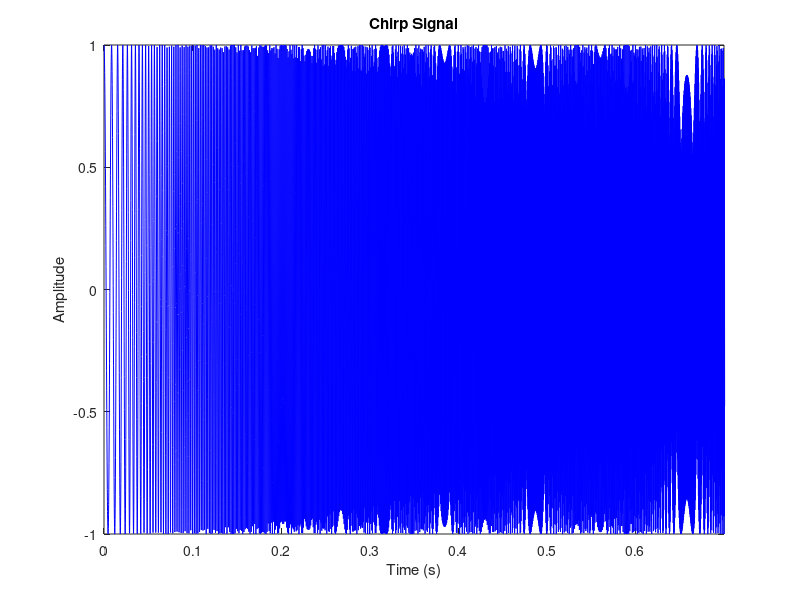
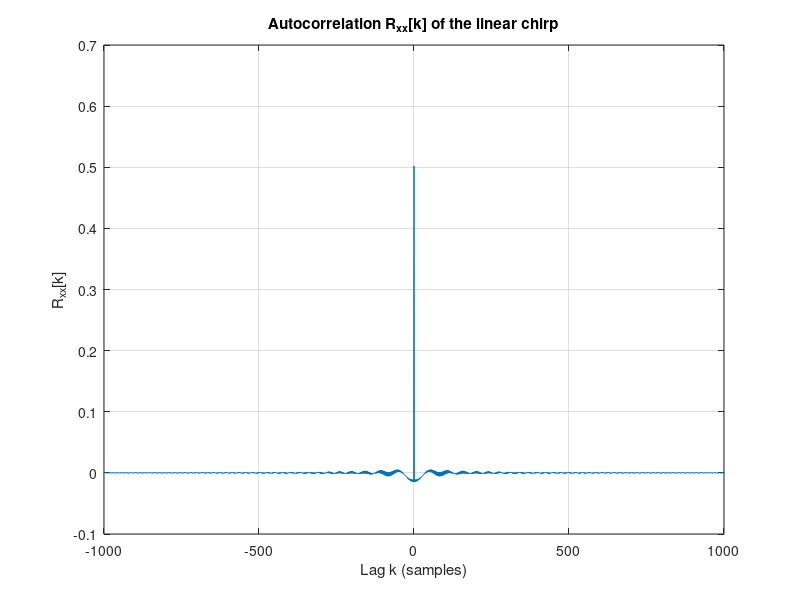
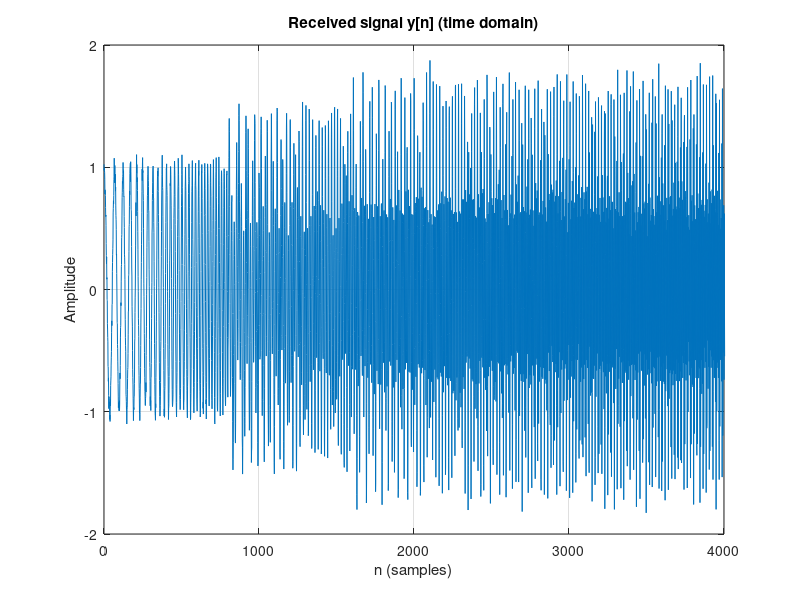
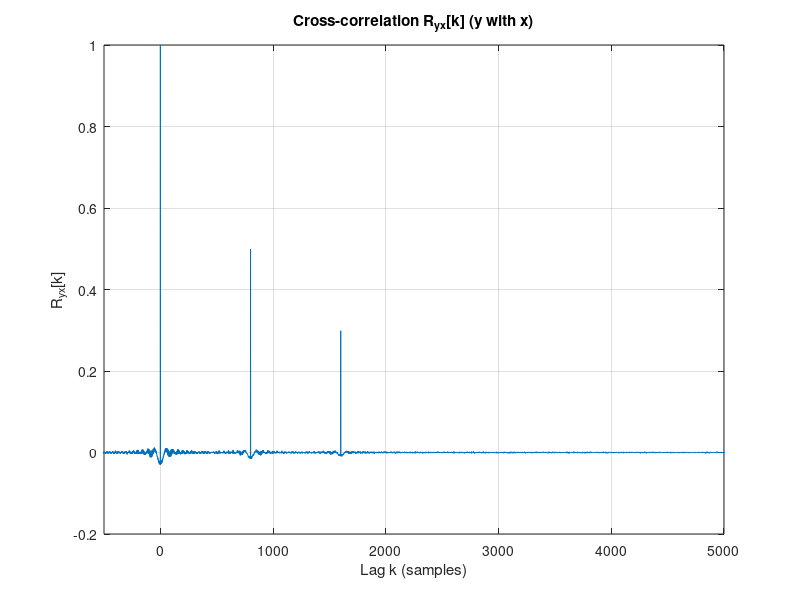

Write MATLAB code to recreate these figures, in order. (Note: this script raises an error after producing the figures.)

% question1
clear; close all; clc;
% (a) Create the probe signal 
fs = 8000;            
duration = 1.0;       
t = (0:1/fs:duration-1/fs).';   
fstart = 100;         
fend = 4000;    

% linear chirp
x = chirp(t, 0, duration, fend, 'linear'); %  freq sweep linear from 0->fend
k = (fend - fstart) / duration;                 % chirp rate
phi = 2*pi*(fstart*t + 0.5*k*t.^2);             % instantaneous phase
x = cos(phi);
N = length(x);
figure;
plot(t, x , "b");
xlabel("Time (s)")
ylabel("Amplitude");
title("Chirp Signal");
xlim([0 .7]);

% (b) Autocorrelation Rxx[k] 
[Rxx, lags_Rxx] = xcorr(x, 'biased');  
% Plot Rxx vs lag k (samples)
figure;
plot(lags_Rxx, Rxx);
xlabel('Lag k (samples)');
ylabel('R_{xx}[k]');
title('Autocorrelation R_{xx}[k] of the linear chirp');
grid on;
xlim([-1000 1000]);  % zoom near zero 

idx0 = find(lags_Rxx==0);
fprintf('R_{xx}[0] = %.6g (large spike at zero lag)\n', Rxx(idx0));

% (c) Load room data if provided; 
y_provided = false;
if isfile('room_data.mat')
    s = load('room_data.mat');
    if isfield(s,'y') && isfield(s,'x')
        y = s.y(:);
        x = s.x(:);   
        N = length(x);
        y_provided = true;
        fprintf('Loaded room_data.mat (using provided x and y)\n');
    elseif isfield(s,'y')
        y = s.y(:);
        fprintf('Loaded room_data.mat (using provided y; using generated x)\n');
        y_provided = true;
    end
elseif isfile('room_data.npz')
    try
        s = load('room_data.npz','-mat');  
        if isfield(s,'y'), y = s.y(:); y_provided = true; end
    catch
        warning('room_data.npz exists but could not be loaded in MATLAB automatically. Convert to .mat or reupload.');
    end
end
if ~exist('y','var')
    hlen = 2001;
    h = zeros(hlen,1);
    delays = [0, 800, 1600];     % sample delays (example)
    amps   = [1.0, 0.5, 0.3];    % amplitudes
    for ii = 1:length(delays)
        d = delays(ii)+1;        
        h(d) = amps(ii);
    end
    y = conv(x, h);
    y = y + 0.05*randn(size(y));  % add small noise
    fprintf('No room_data file found: running synthetic demo with echoes at %s samples\n', mat2str(delays));
end

% (d) Time-domain plot of y[n] 
Ny = length(y);
n_y = 0:(Ny-1);
figure;
plot(n_y, y);
xlabel('n (samples)');
ylabel('Amplitude');
title('Received signal y[n] (time domain)');
xlim([0 min(Ny,4000)]); % zoom first portion for clarity
grid on;

% (e) Cross-correlation Ryx[k] = sum_m y[m] x[m-k]
[Ryx, lags_yx] = xcorr(y, x, 'none');  
% lags_yx index: lag k = lags_yx(i)
Ryx = Ryx / max(abs(Ryx));

%(f) Plot Ryx vs lag k 
figure;
plot(lags_yx, Ryx);
xlabel('Lag k (samples)');
ylabel('R_{yx}[k]');
title('Cross-correlation R_{yx}[k] (y with x)');
grid on;

% zoom to expected positive lags
xlim([-500 min(length(Ryx)-1, 5000)]);
mask = lags_yx >= 0;
lags_pos = lags_yx(mask);
Ryx_pos = Ryx(mask);
pthresh = 0.05 * max(abs(Ryx_pos));   % 5% of max
[pk_vals, pk_locs_rel] = findpeaks(abs(Ryx_pos), 'MinPeakHeight', pthresh, 'SortStr', 'descend');
if isempty(pk_vals)
    warning('No peaks detected. Try lowering MinPeakHeight or smoothing Ryx.');
else
    pk_indices = pk_locs_rel(1:min(10,length(pk_locs_rel)));  
    pk_lags = lags_pos(pk_indices);
    pk_heights = Ryx_pos(pk_indices); 
    [~, order] = sort(abs(pk_heights),'descend');
    order = order(1:min(3,length(order)));
    top_lags = pk_lags(order);
    top_vals = pk_heights(order);
    % normalize relative amplitudes
    rel_ampl = abs(top_vals) / max(abs(top_vals));
   
    % Display top-3
    fprintf('\nTop echoes found (synthetic/demo or from file):\n');
    num_echoes = min([length(top_lags), length(top_vals)]);
    % Trim to the same size
    top_lags = top_lags(1:num_echoes);
    top_vals = top_vals(1:num_echoes);
    rel_ampl = abs(top_vals) ./ max(abs(top_vals));
    T = table((1:num_echoes)', top_lags(:), top_lags(:)/fs, top_vals(:), rel_ampl(:), ...
        'VariableNames', {'Rank', 'Lag_samples', 'Lag_seconds', 'Amplitude', 'Relative_Amplitude'});
    disp(T);
end

% (g) Conclusion text printed to console 
fprintf('\nConclusion:\n');
fprintf('Because R_{xx}[k] is strongly peaked at k = 0 (i.e. acts like a delta),\n');
fprintf('R_{yx}[k] = R_{hx}[k] * R_{xx}[k] approximately equals h[k] (scaled).\n');
fprintf('Therefore the peaks in R_{yx}[k] correspond to the impulse response (echoes) of the room.\n');
% Save plots for report 
savefig(gcf, 'Ryx_plot.fig');     % last figure (Ryx)
h1 = figure(1);
exportgraphics(h1, 'Rxx_autocorr.pdf','ContentType','vector');
h2 = figure(2);
exportgraphics(h2, 'x_signal.pdf','ContentType','vector');
h3 = figure(3);
exportgraphics(h3, 'y_signal.pdf','ContentType','vector');
h4 = figure(4);
exportgraphics(h4, 'Ryx_signal.pdf','ContentType','vector');
